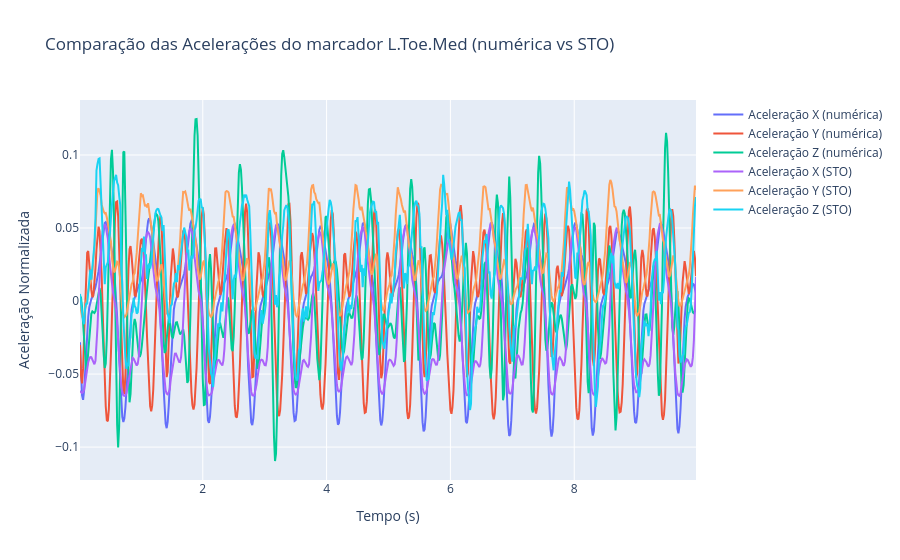

Here is the notebook cell this chart was saved with:
### Code cell
px, py, pz = df['L.Toe.Med_X'].values, df['L.Toe.Med_Y'].values, df['L.Toe.Med_Z'].values
t = df['Time'].values
dt = t[1] - t[0]
vx, vy, vz = (px[2:] - px[:-2]) / (2 * dt), (py[2:] - py[:-2]) / (2 * dt), (pz[2:] - pz[:-2]) / (2 * dt)
ax, ay, az = (px[2:] - 2*px[1:-1] + px[:-2]) / (dt**2), (py[2:] - 2*py[1:-1] + py[:-2]) / (dt**2), (pz[2:] - 2*pz[1:-1] + pz[:-2]) / (dt**2)
# Vamos plotar as acelerações ax, ay e az num mesmo gráfico e comparar com as acelerações do arquivo .sto
# Vamos normalizar as acelerações pela energia para facilitar a comparação visual
ax_norm = ax / np.sqrt(np.sum(ax**2))
ay_norm = ay / np.sqrt(np.sum(ay**2))
az_norm = az / np.sqrt(np.sum(az**2))
ax2_norm = df_acc_global['toes_l_X'] / np.sqrt(np.sum(df_acc_global['toes_l_X']**2))
ay2_norm = df_acc_global['toes_l_Y'] / np.sqrt(np.sum(df_acc_global['toes_l_Y']**2))
az2_norm = df_acc_global['toes_l_Z'] / np.sqrt(np.sum(df_acc_global['toes_l_Z']**2))
fig = go.Figure()
fig.add_trace(go.Scatter(x=t[1:-1], y=ax_norm, mode='lines', name='Aceleração X (numérica)'))
fig.add_trace(go.Scatter(x=t[1:-1], y=ay_norm, mode='lines', name='Aceleração Y (numérica)'))
fig.add_trace(go.Scatter(x=t[1:-1], y=az_norm, mode='lines', name='Aceleração Z (numérica)'))
fig.add_trace(go.Scatter(x=df_acc_global['time'][1:-1], y=ax2_norm[1:-1], mode='lines', name='Aceleração X (STO)'))
fig.add_trace(go.Scatter(x=df_acc_global['time'][1:-1], y=ay2_norm[1:-1], mode='lines', name='Aceleração Y (STO)'))
fig.add_trace(go.Scatter(x=df_acc_global['time'][1:-1], y=az2_norm[1:-1], mode='lines', name='Aceleração Z (STO)'))
fig.update_layout(title='Comparação das Acelerações do marcador L.Toe.Med (numérica vs STO)', xaxis_title='Tempo (s)', yaxis_title='Aceleração Normalizada')
fig.show()

### Figure 1 — Plotly figure (JSON) as saved in the notebook; plotly's stock layout.template omitted (floating-point values rounded to 4 significant figures; data arrays with more than 128 entries replaced by an {"elided": "..."} marker saying what was removed)
{"data": [{"mode": "lines", "name": "Aceleração X (numérica)", "type": "scatter", "x": {"elided": "598 float values"}, "y": {"elided": "598 float values"}}, {"mode": "lines", "name": "Aceleração Y (numérica)", "type": "scatter", "x": {"elided": "598 float values"}, "y": {"elided": "598 float values"}}, {"mode": "lines", "name": "Aceleração Z (numérica)", "type": "scatter", "x": {"elided": "598 float values"}, "y": {"elided": "598 float values"}}, {"mode": "lines", "name": "Aceleração X (STO)", "type": "scatter", "x": {"elided": "598 float values"}, "y": {"elided": "598 float values"}}, {"mode": "lines", "name": "Aceleração Y (STO)", "type": "scatter", "x": {"elided": "598 float values"}, "y": {"elided": "598 float values"}}, {"mode": "lines", "name": "Aceleração Z (STO)", "type": "scatter", "x": {"elided": "598 float values"}, "y": {"elided": "598 float values"}}], "layout": {"title": {"text": "Comparação das Acelerações do marcador L.Toe.Med (numérica vs STO)"}, "xaxis": {"title": {"text": "Tempo (s)"}}, "yaxis": {"title": {"text": "Aceleração Normalizada"}}}}
